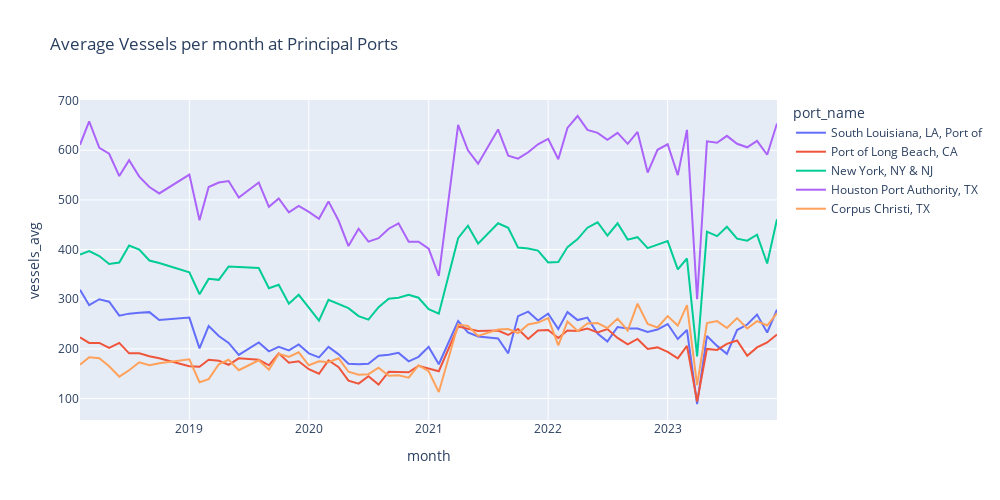

The code cell stored with this chart in its notebook:
### Code cell
px.line(
    monthly_df
    #restrict to top 5 ports
    .filter(pl.col('port_name').is_in(top5ports))
    #month in dt format
    .with_columns(pl.col('month').str.strptime(pl.Date, format='%Y%m'))
    .sort(by='month'), 
    #plot specs
    x='month', y='vessels_avg', color='port_name',
    title='Average Vessels per month at Principal Ports',
    width=1000,
    height=500 
)
